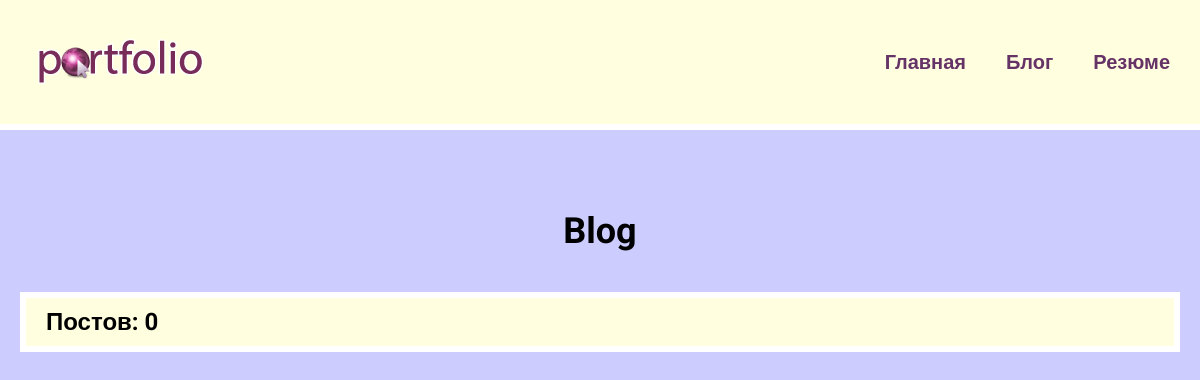
/blog/, run on an earlier commit of the app's database.
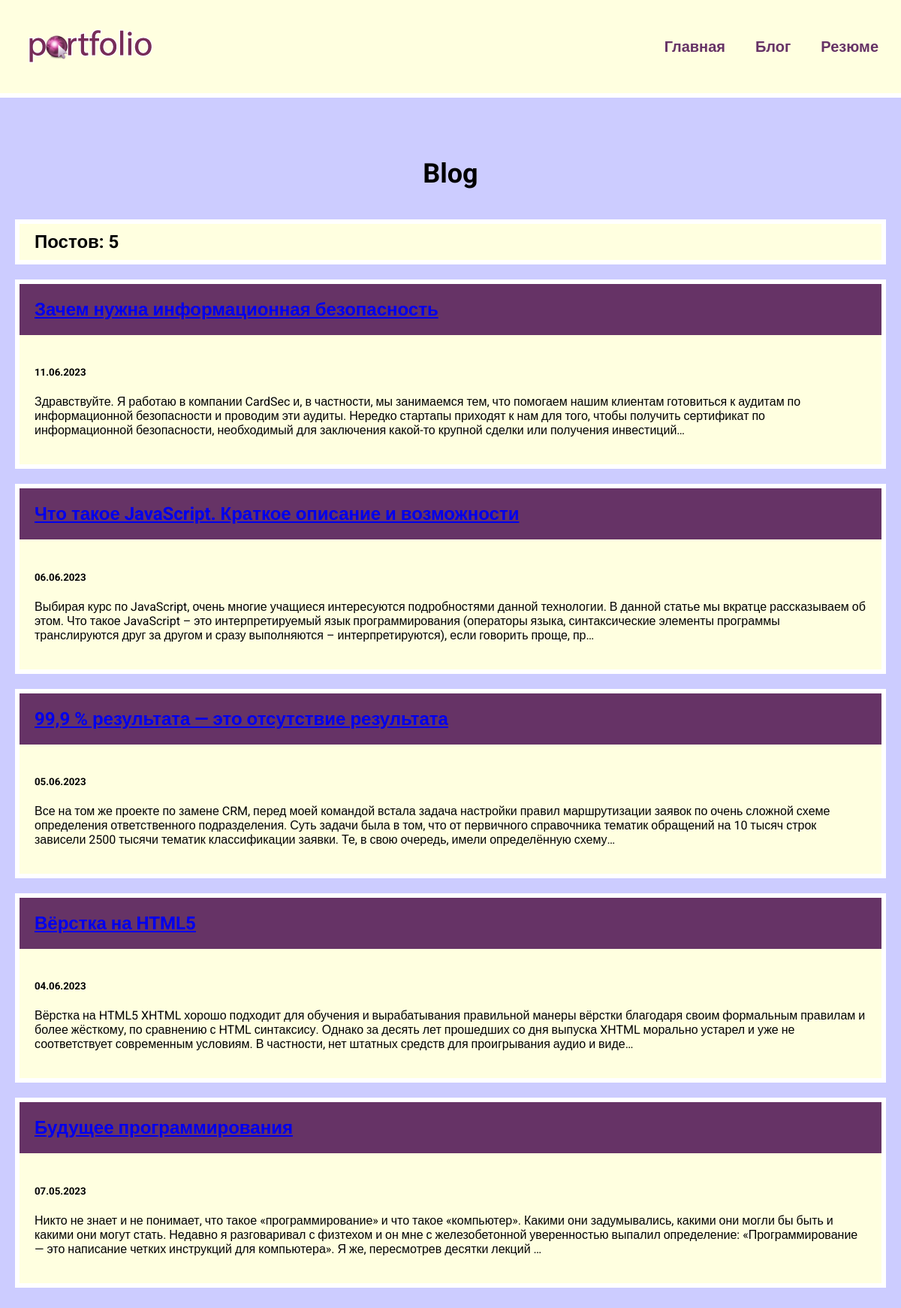
And on a later commit of the database.
### blog/models.py (models this page shows, shortened)
class Blog(models.Model):
    title = models.CharField(max_length=200)
    description = models.TextField()
    date = models.DateField()

### blog/views.py (the view)
# urls.py: path('', views.blogs, name='blogs'),
def blogs(request):
    blogs = Blog.objects.order_by('-date')
    return render(request, 'blog/blogs.html', {'blogs': blogs})

### blog/templates/blog/blogs.html
{%extends 'skills/base.html'%}
{%block content%}
<h1>Blog</h1>
<h2 class="count">Постов: {{blogs.count}}</h2>
{%for blog in blogs%}
<div class="element">
    <h2 class="top"><a href="{%url 'detail' blog.id%}">{{blog.title}}</a></h2>
    <div class="blog_text">
        <h5>{{blog.date|date:'d.m.Y'}}</h5>
        <p>{{blog.description|striptags|truncatechars:360}}</p>
    </div>
</div>
{%endfor%}
{%endblock%}

### skills/templates/skills/base.html (shortened to what this page needs)
<!DOCTYPE html>
{%load static%}
<html lang="en">
<link rel="stylesheet" href="{%static 'css/style.css'%}">
<head>
</head>
<body>
<div class="menu">
        <div class="wrap">
            <div class="logo">
                <a href="{%url 'index'%}"><img src="{%static 'skills/logo.png'%}" alt=""></a>
            </div>
            <ul>
                <li><a href="{%url 'index'%}">Главная</a></li>
                <li><a href="{%url 'blogs'%}">Блог</a></li>
                <li><a href="{%static 'skills/resume.pdf'%}" target="_blank">Резюме</a></li>
            </ul>
        </div>
        </div>
    <div class="content">
        <div class="wrap">
            {%block content%}
            {%endblock%}
        </div>
    </div>
</body>
</html>

### skills/static/css/style.css (style rules this page uses)
body { font-family: 'Roboto', sans-serif; padding: 0; margin: 0; background: #ccccff; }
.wrap { max-width: 1200px; margin: 0 auto; padding: 20px; box-sizing: border-box; }
.element, .count { background: lightyellow; border: 6px solid #fff; margin: 20px 0; }
.content h1 { text-align: center; margin: 60px 0 40px; font-size: 36px; }
.top { background: #663366; margin: 0; }
.top { color: #FFF; text-decoration: none; padding: 20px; display: block; }
.blog_text { padding: 20px; box-sizing: border-box; }
.count { padding: 10px 20px; box-sizing: border-box; }
.menu { background: lightyellow; padding: 10px; border-bottom: 6px solid #fff; }
.menu .wrap { display: flex; flex-wrap: wrap; justify-content: space-between; align-items: center; }
.menu a { color: #663366; font-weight: bold; text-decoration: none; }
.menu ul { display: flex; list-style: none; font-size: 20px; }
.menu li { margin-left: 40px; }

What changed in the data, as far as the page shows it:
added Blog: title "Зачем нужна информационная безопасность", date "11.06.2023", description "Здравствуйте. Я работаю в компании CardSec и, в частности, мы занимаемся тем, что помогаем нашим клиентам готовиться к аудитам по информационной безопасности и проводим эти аудиты. Нередко стартапы приходят к нам для того, чтобы получить сертификат по информационной безопасности, необходимый для заключения какой-то крупной сделки или получения инвестиций…"
added Blog: title "Что такое JavaScript. Краткое описание и возможности", date "06.06.2023", description "Выбирая курс по JavaScript, очень многие учащиеся интересуются подробностями данной технологии. В данной статье мы вкратце рассказываем об этом. Что такое JavaScript – это интерпретируемый язык программирования (операторы языка, синтаксические элементы программы транслируются друг за другом и сразу выполняются – интерпретируются), если говорить проще, пр…"
added Blog: title "99,9 % результата — это отсутствие результата", date "05.06.2023", description "Все на том же проекте по замене CRM, перед моей командой встала задача настройки правил маршрутизации заявок по очень сложной схеме определения ответственного подразделения. Суть задачи была в том, что от первичного справочника тематик обращений на 10 тысяч строк зависели 2500 тысячи тематик классификации заявки. Те, в свою очередь, имели определённую схему…"
added Blog: title "Вёрстка на HTML5", date "04.06.2023", description "Вёрстка на HTML5 XHTML хорошо подходит для обучения и вырабатывания правильной манеры вёрстки благодаря своим формальным правилам и более жёсткому, по сравнению с HTML синтаксису. Однако за десять лет прошедших со дня выпуска XHTML морально устарел и уже не соответствует современным условиям. В частности, нет штатных средств для проигрывания аудио и виде…"
added Blog: title "Будущее программирования", date "07.05.2023", description "Никто не знает и не понимает, что такое «программирование» и что такое «компьютер». Какими они задумывались, какими они могли бы быть и какими они могут стать. Недавно я разговаривал с физтехом и он мне с железобетонной уверенностью выпалил определение: «Программирование — это написание четких инструкций для компьютера». Я же, пересмотрев десятки лекций …"
Also different on the page:
{{ blogs.count }}: "0" → "5"
